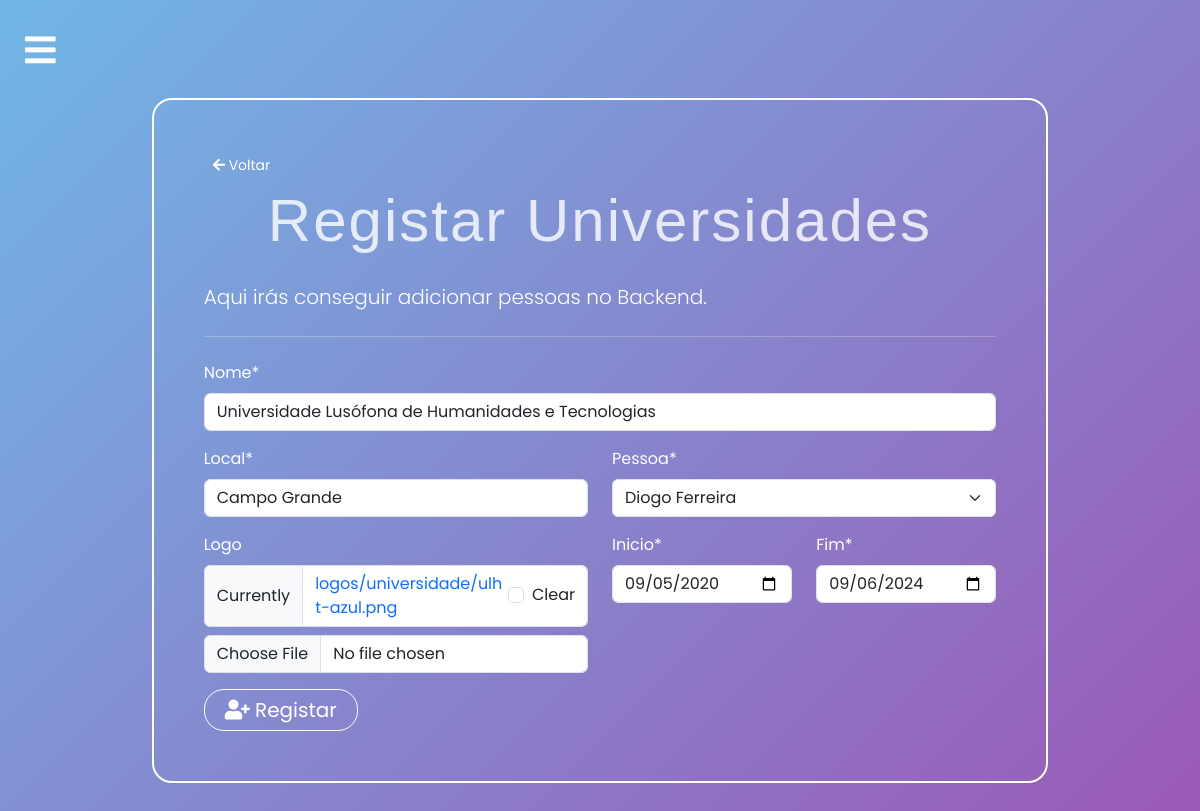
Screenshot of /backend/universidades/update/1 (signed in) with the database file from the repository.
### portofolio/models.py (models this page shows, shortened)
class Universidade (models.Model):
    nome = models.CharField(max_length=255)
    local = models.CharField(max_length=255)
    logo = models.ImageField(upload_to='logos/universidade/', null=True, blank=True)
    pessoa = models.ForeignKey(Pessoa, on_delete=models.CASCADE)
    inicio = models.DateField(default='2020-01-01')
    fim = models.DateField(default='2020-01-01')

### portofolio/views.py (the view, shortened to what this page needs)
# urls.py: path('backend/universidades/', views.universidades_form, name='universidades_insert'), # get and post req. for insert operation
@login_required
def universidades_form(request, id=0):
    if request.method == "GET":
        if id == 0:
            form = UniversidadeForm()
        else:
            universidade = Universidade.objects.get(pk=id)
            form = UniversidadeForm(instance=universidade)
        return render(request, 'portofolio/educacao/universidades/universidade_form.html', {'form': form})

### portofolio/forms.py
class UniversidadeForm(forms.ModelForm):
    class Meta:
        model = Universidade
        fields ='__all__'
        widgets = {
            'inicio': forms.DateInput(attrs={'type': 'date'}),
            'fim': forms.DateInput(attrs={'type': 'date'}),
        }
    def __init__(self, *args, **kwargs):
        super(UniversidadeForm, self).__init__(*args, **kwargs)
        self.fields['pessoa'].empty_label = "Escolhe a Pessoa"

### portofolio/models.py (called while the page is built)
    def __str__(self):
        return self.nome + ' ' + self.sobrenome

### portofolio/templates/portofolio/educacao/universidades/universidade_form.html (shortened to what this page needs)
{%extends 'portofolio/base.html' %}
{%load crispy_forms_tags%}
{%block content%}
<div class="container">
    <div class="col-md-10 offset-md-1 mt-5">
        <div class="limiter-form jumbotron">
            <div class="container-flex">
                <a href="{%url 'portofolio:universidades_list'%}" class="btn btn-primary btn-sm">
                    <i class="fas fa-arrow-left"></i>
                        Voltar
                </a>
            </div>
            <h1 class="display-4">Registar Universidades</h1>
            <p class="lead">Aqui irás conseguir adicionar pessoas no Backend.</p>
            <hr class="my-4">
            <form action="" method="post" autocomplete="off">
                {{form.nome|as_crispy_field }}
                <div class="row">
                    <div class="col-md-6">
                        {{form.local|as_crispy_field}}
                    </div>
                    <div class="col-md-6">
                        {{form.pessoa|as_crispy_field}}
                    </div>
                </div>
                <div class="row">
                    <div class="col-md-6">
                        {{form.logo|as_crispy_field}}
                    </div>
                    <div class="col-md-3">
                        {{form.inicio|as_crispy_field}}
                    </div>
                    <div class="col-md-3">
                        {{form.fim|as_crispy_field}}
                    </div>
                </div>
                <button class="register-custom btn btn-sucess btn-lg" type="submit">
                    <i class="fas fa-user-plus"></i>
                        Registar
                </button>
            </form>
        </div>
    </div>
</div>
{%endblock%}

### portofolio/static/portofolio/css/base.css (style rules this page uses)
* { margin: 0; padding: 0; box-sizing: border-box; font-family: "Poppins", sans-serif; }
body { background: linear-gradient(135deg, #71b7e6, #9b59b6); min-height: 100vh; color: white; background-size: cover; background-position: center; background-repeat: no-repeat; background-attachment: fixed; }
.btn-warning, .btn-danger, .btn-success, .btn-primary { --bs-btn-color: #fff; --bs-btn-bg: transparent; --bs-btn-border-color: transparent; border-radius: 5px; }
a { text-decoration: none; }
.container { display: flex; margin: auto; padding-bottom: 30px; }
h1 { text-align: center; font-weight: 500; font-size: 25px; padding-bottom: 13px; font-family: sans-serif; letter-spacing: 2px; }
.limiter-form { border: 2px solid #fff; border-radius: 20px; padding: 50px; background: transparent; }
.register-custom { color: #fff; border: 1px solid #fff; padding: 5px 20px; border-radius: 20px; }
.main h1 { color: rgba(255, 255, 255, 0.8); font-size: 60px; text-align: center; line-height: 80px; }

### rows the page displays
Universidade: nome "Universidade Lusófona de Humanidades e Tecnologias", local "Campo Grande", pessoa "Diogo Ferreira", inicio "09/05/2020", fim "09/06/2024"
